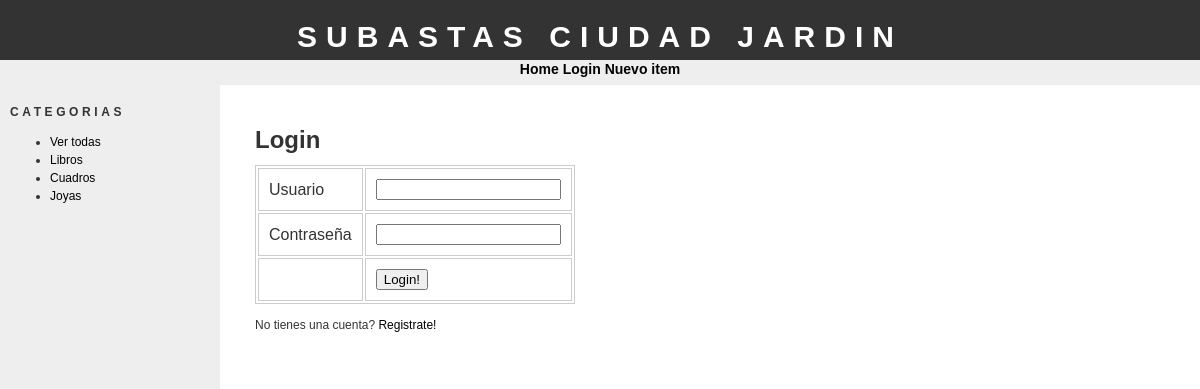
The page /login.php on the database its author committed.
### tables this page shows
CREATE TABLE `categorias` (
  `id` int(11) NOT NULL,
  `categoria` varchar(30) NOT NULL
);

### modelo.php (called while the page is built, shortened)
<?php
function categorías($db) {
    $st = $db->query("SELECT id, categoria FROM categorias");
    $st->setFetchMode(PDO::FETCH_OBJ);
    return $st->fetchAll();
}
?>

### bar.php (the view)
<?php
    $catresult = categorías($db);
    echo "<h1>Categorias</h1>";
    echo "<ul>";
    echo "<li><a href='index.php'>Ver todas</a></li>";
    foreach($catresult as $catrow) {
        echo "<li><a href='index.php?id="
        . $catrow->id . "'>" . $catrow->categoria. "</a></li>";
    }
    echo "</ul>";
?>

### stylesheet.css (style rules this page uses)
body { font-family: "trebuchet ms", verdana, sans-serif; font-size: 12px; line-height: 1.5em; color: #333; background: #ffffff; margin: 0; padding: 0; text-align: center; width: 100%; }
a:link { text-decoration: none; color: #000; }
#bar h1 { font-size: 12px; text-transform: uppercase; letter-spacing: 0.3em; }

### rows shown on the page
categorias: categoria "Libros"
categorias: categoria "Cuadros"
categorias: categoria "Joyas"
